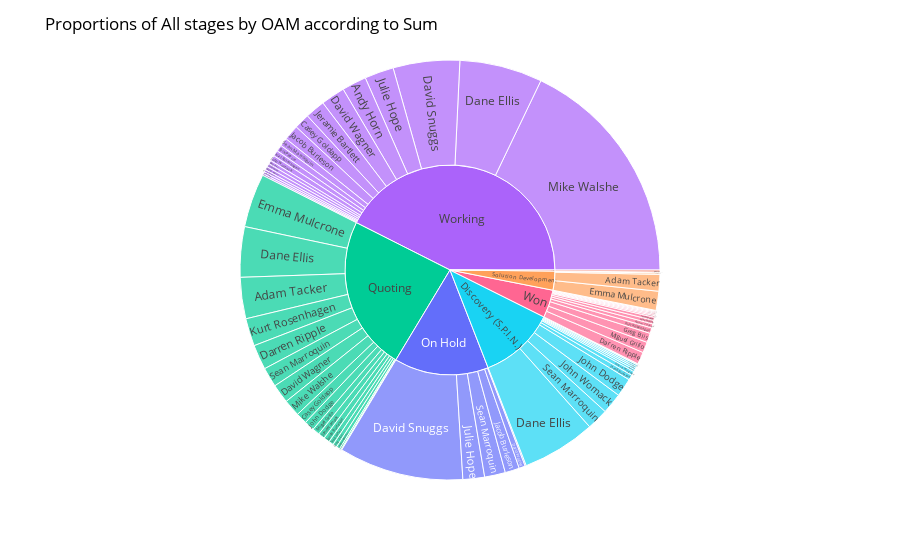

Notebook source saved alongside this figure:
### Code cell
fig = go.Figure()

path_mode = 'Proportions of Stage group by OAM'
included = 'All'
numerical = 'Sum'

values = 'PotentialValue' if numerical == 'Sum' else [1]*len(df_num)


df, df_num, df_noncumun_whole, noncumun_dfs = get_data()

if included == 'All':
    dff = df_num
elif included == 'Win vs Lose':
    dff= df_num[df_num["Stage"].isin(['Won','Lost (why?)'])]
elif included == 'Win vs Ongoing vs Lose':
    dff = df_num
    dff["Stage"] = df_num["Stage"].replace(['Quoting','Discovery (S.P.I.N.)','Working',
                                  'On Hold','Solution Development'], 'Ongoing')

if path_mode == 'Proportions of Branches Stage group':
    fig = px.sunburst(dff, path=['Branch','Stage'], values=values, color='Stage')
    title = "Proportions of Branches by {} stages according to {}".format(included, numerical)
if path_mode == 'Proportions of Branches by OAM by Stage group':
    fig = px.sunburst(dff, path=['Branch','OAM','Stage'], values=values, color='Stage')
    title = "Proportions of Branches by OAM by {} stages according to {}".format(included, numerical)
if path_mode == 'Proportions of Stage group by OAM':
    fig = px.sunburst(dff, path=['Stage','OAM'], values=values, color='Stage')
    title = "Proportions of {} stages by OAM according to {}".format(included, numerical)
if path_mode == 'Proportions of Stage group by Customer':
    fig = px.sunburst(dff, path=['Stage','Customer'], values=values, color='Stage')
    title="Proportions of OAM by {} stages according to {}"(included, numerical)

fig.update_layout(title = title,
                  #width=1750,
                  #height=500,
                  font=dict(
                      #family="Courier New, monospace",
                      size=12,
                      color="#000000"
                        )
                 )
fig.show()

### Figure 1 — Plotly figure (JSON) as saved in the notebook; plotly's stock layout.template omitted (floating-point values rounded to 4 significant figures)
{"data": [{"branchvalues": "total", "customdata": [["On Hold"], ["Lost (why?)"], ["Quoting"], ["Working"], ["On Hold"], ["Solution Development"], ["Working"], ["Quoting"], ["Discovery (S.P.I.N.)"], ["Working"], ["Working"], ["Won"], ["Quoting"], ["Working"], ["Solution Development"], ["Won"], ["Quoting"], ["Working"], ["Discovery (S.P.I.N.)"], ["Discovery (S.P.I.N.)"], ["Discovery (S.P.I.N.)"], ["Quoting"], ["On Hold"], ["Quoting"], ["Working"], ["Lost (why?)"], ["Discovery (S.P.I.N.)"], ["Quoting"], ["Discovery (S.P.I.N.)"], ["Discovery (S.P.I.N.)"], ["Quoting"], ["Working"], ["Won"], ["Working"], ["On Hold"], ["Quoting"], ["Quoting"], ["Quoting"], ["On Hold"], ["Working"], ["Quoting"], ["Discovery (S.P.I.N.)"], ["Working"], ["Working"], ["Quoting"], ["Quoting"], ["Working"], ["Won"], ["Won"], ["Working"], ["Solution Development"], ["Solution Development"], ["Working"], ["Won"], ["Discovery (S.P.I.N.)"], ["Working"], ["Quoting"], ["Won"], ["Working"], ["Won"], ["Won"], ["Won"], ["Quoting"], ["Discovery (S.P.I.N.)"], ["On Hold"], ["Won"], ["Discovery (S.P.I.N.)"], ["Solution Development"], ["Working"], ["Quoting"], ["Discovery (S.P.I.N.)"], ["Working"], ["Won"], ["Quoting"], ["Quoting"], ["Working"], ["Won"], ["On Hold"], ["Won"], ["Discovery (S.P.I.N.)"], ["Won"]], "domain": {"x": [0, 1], "y": [0, 1]}, "hoverlabel": {"namelength": 0}, "hovertemplate": "Stage=%{customdata[0]}<br>labels=%{label}<br>PotentialValue=%{value}<br>parent=%{parent}<br>id=%{id}", "ids": ["On Hold/Julie Hope", "Lost (why?)/Julie Hope", "Quoting/John Womack", "Working/David Wagner", "On Hold/John Womack", "Solution Development/Emma Mulcrone", "Working/Sean Marroquin", "Quoting/Julie Hope", "Discovery (S.P.I.N.)/Jacob Burleson", "Working/Brian Corbell", "Working/Jacob Burleson", "Won/Andy Horn", "Quoting/Andy Horn", "Working/Greg Ellis", "Solution Development/Adam Tacker", "Won/Emma Mulcrone", "Quoting/John Dodge", "Working/Emma Mulcrone", "Discovery (S.P.I.N.)/John Dodge", "Discovery (S.P.I.N.)", "Discovery (S.P.I.N.)/Julie Hope", "Quoting", "On Hold", "Quoting/Jeramie Bartlett", "Working/Jeramie Bartlett", "Lost (why?)", "Discovery (S.P.I.N.)/Kurt Rosenhagen", "Quoting/Sean Marroquin", "Discovery (S.P.I.N.)/John Womack", "Discovery (S.P.I.N.)/Sean Marroquin", "Quoting/Miguel Grillo", "Working/Kurt Rosenhagen", "Won/John Womack", "Working/John Womack", "On Hold/Sean Marroquin", "Quoting/Jacob Burleson", "Quoting/Adam Tacker", "Quoting/Darren Ripple", "On Hold/David Snuggs", "Working/Dane Ellis", "Quoting/Dane Ellis", "Discovery (S.P.I.N.)/Dane Ellis", "Working/Casey Goldapp", "Working/Darren Ripple", "Quoting/David Wagner", "Quoting/Casey Goldapp", "Working/Andy Horn", "Won/Erik Pierce", "Won/Adam Tacker", "Working/Erik Pierce", "Solution Development", "Solution Development/Scott Hines", "Working/Mike Walshe", "Won/Casey Goldapp", "Discovery (S.P.I.N.)/Mike Walshe", "Working", "Quoting/Greg Ellis", "Won", "Working/David Snuggs", "Won/David Snuggs", "Won/Kurt Rosenhagen", "Won/John Dodge", "Quoting/Emma Mulcrone", "Discovery (S.P.I.N.)/Emma Mulcrone", "On Hold/David Wagner", "Won/Sean Marroquin", "Discovery (S.P.I.N.)/David Wagner", "Solution Development/Kurt Rosenhagen", "Working/Scott Hines", "Quoting/Scott Hines", "Discovery (S.P.I.N.)/Scott Hines", "Working/Julie Hope", "Won/Mike Walshe", "Quoting/Mike Walshe", "Quoting/Kurt Rosenhagen", "Working/Miguel Grillo", "Won/Miguel Grillo", "On Hold/Jacob Burleson", "Won/Darren Ripple", "Discovery (S.P.I.N.)/David Snuggs", "Won/Greg Ellis"], "labels": ["Julie Hope", "Julie Hope", "John Womack", "David Wagner", "John Womack", "Emma Mulcrone", "Sean Marroquin", "Julie Hope", "Jacob Burleson", "Brian Corbell", "Jacob Burleson", "Andy Horn", "Andy Horn", "Greg Ellis", "Adam Tacker", "Emma Mulcrone", "John Dodge", "Emma Mulcrone", "John Dodge", "Discovery (S.P.I.N.)", "Julie Hope", "Quoting", "On Hold", "Jeramie Bartlett", "Jeramie Bartlett", "Lost (why?)", "Kurt Rosenhagen", "Sean Marroquin", "John Womack", "Sean Marroquin", "Miguel Grillo", "Kurt Rosenhagen", "John Womack", "John Womack", "Sean Marroquin", "Jacob Burleson", "Adam Tacker", "Darren Ripple", "David Snuggs", "Dane Ellis", "Dane Ellis", "Dane Ellis", "Casey Goldapp", "Darren Ripple", "David Wagner", "Casey Goldapp", "Andy Horn", "Erik Pierce", "Adam Tacker", "Erik Pierce", "Solution Development", "Scott Hines", "Mike Walshe", "Casey Goldapp", "Mike Walshe", "Working", "Greg Ellis", "Won", "David Snuggs", "David Snuggs", "Kurt Rosenhagen", "John Dodge", "Emma Mulcrone", "Emma Mulcrone", "David Wagner", "Sean Marroquin", "David Wagner", "Kurt Rosenhagen", "Scott Hines", "Scott Hines", "Scott Hines", "Julie Hope", "Mike Walshe", "Mike Walshe", "Kurt Rosenhagen", "Miguel Grillo", "Miguel Grillo", "Jacob Burleson", "Darren Ripple", "David Snuggs", "Greg Ellis"], "marker": {"colors": ["#636efa", "#EF553B", "#00cc96", "#ab63fa", "#636efa", "#FFA15A", "#ab63fa", "#00cc96", "#19d3f3", "#ab63fa", "#ab63fa", "#FF6692", "#00cc96", "#ab63fa", "#FFA15A", "#FF6692", "#00cc96", "#ab63fa", "#19d3f3", "#19d3f3", "#19d3f3", "#00cc96", "#636efa", "#00cc96", "#ab63fa", "#EF553B", "#19d3f3", "#00cc96", "#19d3f3", "#19d3f3", "#00cc96", "#ab63fa", "#FF6692", "#ab63fa", "#636efa", "#00cc96", "#00cc96", "#00cc96", "#636efa", "#ab63fa", "#00cc96", "#19d3f3", "#ab63fa", "#ab63fa", "#00cc96", "#00cc96", "#ab63fa", "#FF6692", "#FF6692", "#ab63fa", "#FFA15A", "#FFA15A", "#ab63fa", "#FF6692", "#19d3f3", "#ab63fa", "#00cc96", "#FF6692", "#ab63fa", "#FF6692", "#FF6692", "#FF6692", "#00cc96", "#19d3f3", "#636efa", "#FF6692", "#19d3f3", "#FFA15A", "#ab63fa", "#00cc96", "#19d3f3", "#ab63fa", "#FF6692", "#00cc96", "#00cc96", "#ab63fa", "#FF6692", "#636efa", "#FF6692", "#19d3f3", "#FF6692"]}, "name": "", "parents": ["On Hold", "Lost (why?)", "Quoting", "Working", "On Hold", "Solution Development", "Working", "Quoting", "Discovery (S.P.I.N.)", "Working", "Working", "Won", "Quoting", "Working", "Solution Development", "Won", "Quoting", "Working", "Discovery (S.P.I.N.)", "", "Discovery (S.P.I.N.)", "", "", "Quoting", "Working", "", "Discovery (S.P.I.N.)", "Quoting", "Discovery (S.P.I.N.)", "Discovery (S.P.I.N.)", "Quoting", "Working", "Won", "Working", "On Hold", "Quoting", "Quoting", "Quoting", "On Hold", "Working", "Quoting", "Discovery (S.P.I.N.)", "Working", "Working", "Quoting", "Quoting", "Working", "Won", "Won", "Working", "", "Solution Development", "Working", "Won", "Discovery (S.P.I.N.)", "", "Quoting", "", "Working", "Won", "Won", "Won", "Quoting", "Discovery (S.P.I.N.)", "On Hold", "Won", "Discovery (S.P.I.N.)", "Solution Development", "Working", "Quoting", "Discovery (S.P.I.N.)", "Working", "Won", "Quoting", "Quoting", "Working", "Won", "On Hold", "Won", "Discovery (S.P.I.N.)", "Won"], "type": "sunburst", "values": [520000, 50000, 160000, 580000, 28000, 460000, 200000, 20000, 125000, 57000, 370000, 31000, 36000, 85000, 400000, 30000, 241186, 40000, 443404, 3658404, 50000, 7442381, 4543000, 85000, 478000, 50000, 20000, 472000, 500000, 515000, 175000, 139908, 25000, 137000, 500000, 145000, 992705, 599700, 3000000, 1990000, 1211000, 1770000, 372000, 50000, 457000, 270000, 590000, 24000, 97373, 155000, 915000, 35000, 5585000, 75000, 10000, 13293908, 100000, 1338107, 1600000, 37500, 133694, 11040, 1290000, 40000, 150000, 7500, 100000, 20000, 85000, 115000, 45000, 700000, 87000, 407000, 665790, 80000, 259000, 345000, 295000, 40000, 225000]}], "layout": {"font": {"color": "#000000", "size": 12}, "legend": {"tracegroupgap": 0}, "margin": {"t": 60}, "title": {"text": "Proportions of All stages by OAM according to Sum"}}}
